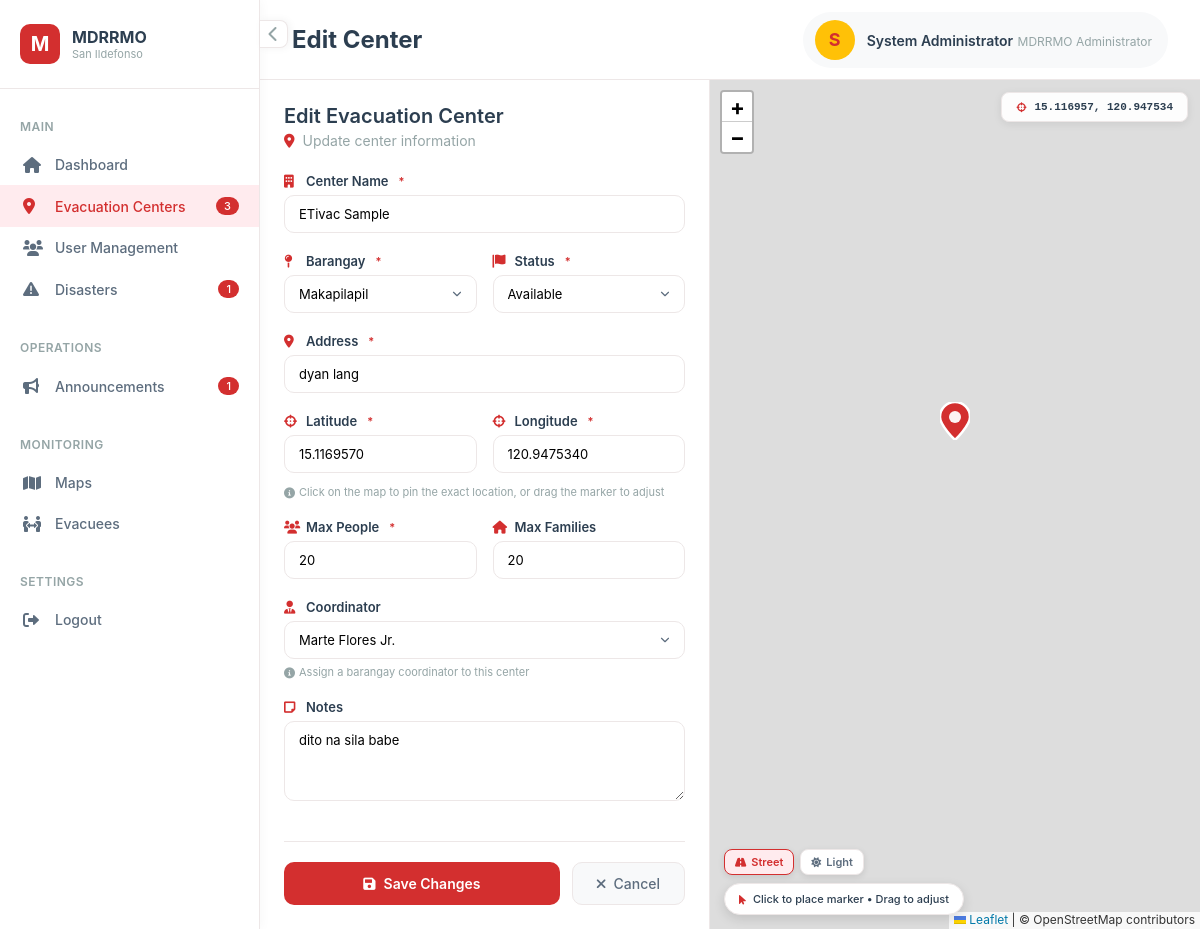
/admin/center_edit.php?id=2 (signed in), run on the app's committed database.
### tables this page shows
CREATE TABLE `users` (
  `id` int(10) UNSIGNED NOT NULL,
  `first_name` varchar(80) NOT NULL DEFAULT '',
  `last_name` varchar(80) NOT NULL DEFAULT '',
  `middle_name` varchar(80) DEFAULT NULL,
  `suffix` varchar(20) DEFAULT NULL,
  `full_name` varchar(255) GENERATED ALWAYS AS (trim(concat_ws(' ',`first_name`,coalesce(nullif(`middle_name`,''),NULL),`last_name`,coalesce(nullif(`suffix`,''),NULL)))) VIRTUAL,
  `email` varchar(150) NOT NULL,
  `contact_number` varchar(20) DEFAULT NULL,
  `birthday` date DEFAULT NULL COMMENT 'Date of birth — used to auto-compute age',
  `sex` enum('male','female','prefer_not_to_say') DEFAULT NULL COMMENT 'Biological sex of account owner',
  `password_hash` varchar(255) NOT NULL,
  `role` enum('citizen','admin','coordinator') NOT NULL DEFAULT 'citizen',
  `barangay_id` int(10) UNSIGNED NOT NULL,
  `house_number` varchar(50) NOT NULL,
  `is_email_verified` tinyint(1) NOT NULL DEFAULT 0,
  `otp_code_hash` varchar(255) DEFAULT NULL,
  `otp_expires_at` datetime DEFAULT NULL,
  `device_token` varchar(255) DEFAULT NULL,
  `device_fingerprint` varchar(255) DEFAULT NULL,
  `device_registered_at` datetime DEFAULT NULL,
  `is_device_trusted` tinyint(1) NOT NULL DEFAULT 0,
  `is_active` tinyint(1) NOT NULL DEFAULT 1,
  `created_at` datetime NOT NULL DEFAULT current_timestamp(),
  `updated_at` datetime NOT NULL DEFAULT current_timestamp() ON UPDATE current_timestamp()
);

CREATE TABLE `evacuation_centers` (
  `id` int(10) UNSIGNED NOT NULL,
  `name` varchar(150) NOT NULL,
  `barangay_id` int(10) UNSIGNED NOT NULL,
  `address` varchar(255) NOT NULL,
  `lat` decimal(10,7) NOT NULL,
  `lng` decimal(10,7) NOT NULL,
  `max_capacity_people` int(10) UNSIGNED NOT NULL,
  `max_capacity_families` int(10) UNSIGNED DEFAULT 0,
  `status` enum('available','near_capacity','full','temp_shelter','closed') NOT NULL DEFAULT 'available',
  `coordinator_user_id` int(10) UNSIGNED DEFAULT NULL,
  `notes` text DEFAULT NULL,
  `created_at` datetime NOT NULL DEFAULT current_timestamp(),
  `updated_at` datetime NOT NULL DEFAULT current_timestamp() ON UPDATE current_timestamp()
);

CREATE TABLE `barangays` (
  `id` int(10) UNSIGNED NOT NULL,
  `name` varchar(100) NOT NULL,
  `municipality` varchar(100) NOT NULL DEFAULT 'San Ildefonso',
  `province` varchar(100) NOT NULL DEFAULT 'Bulacan',
  `center_lat` decimal(10,7) DEFAULT NULL,
  `center_lng` decimal(10,7) DEFAULT NULL,
  `boundary_polygon` longtext DEFAULT NULL CHECK (json_valid(`boundary_polygon`)),
  `is_active` tinyint(1) NOT NULL DEFAULT 1
);

### pages/session.php (called while the page is built, shortened)
<?php
function current_user(): ?array
{
    static $cached = null;
    if ($cached !== null) {
        return $cached;
    }
    $pdo = db();
    $stmt = $pdo->prepare('SELECT u.*, b.name AS barangay_name, b.municipality, b.province
                           FROM users u
                           JOIN barangays b ON b.id = u.barangay_id
                           WHERE u.id = ? AND u.is_active = 1');
    $stmt->execute([$_SESSION['user_id']]);
    $cached = $stmt->fetch() ?: null;
    return $cached;
}
function require_login(?string $role = null): void
{
    $user = current_user();
}

### admin/center_edit.php (the view, shortened to what this page needs)
<?php
require_once __DIR__ . '/../pages/session.php';
require_login('admin');
$pdo  = db();
$user = current_user();
$id = isset($_GET['id']) ? (int)$_GET['id'] : 0;
$barangays = $pdo->query("SELECT id, name FROM barangays WHERE is_active = 1 ORDER BY name")->fetchAll();
$coordinators = $pdo->query("SELECT id, full_name FROM users WHERE role = 'coordinator' AND is_active = 1 ORDER BY full_name")->fetchAll();
$center = null;
if ($id) {
    $stmt = $pdo->prepare("SELECT * FROM evacuation_centers WHERE id = ?");
    $stmt->execute([$id]);
    $center = $stmt->fetch();
}
$_badgeCenters       = (int)$pdo->query("SELECT COUNT(*) FROM evacuation_centers")->fetchColumn();
$_badgeOngoing       = (int)$pdo->query("SELECT COUNT(*) FROM disasters WHERE status = 'ongoing'")->fetchColumn();
$_badgeAnnouncements = (int)$pdo->query("SELECT COUNT(*) FROM announcements")->fetchColumn();
?>
<!DOCTYPE html>
<html lang="en">
<head>
    <link rel="stylesheet" href="../asset/css/admin_center_edit.css"/>
    <link rel="stylesheet" href="https://cdnjs.cloudflare.com/ajax/libs/font-awesome/6.0.0/css/all.min.css" />
    <link rel="stylesheet" href="https://unpkg.com/leaflet@1.9.4/dist/leaflet.css"/>
</head>
<body>
<div class="app-wrapper">
    <div class="sidebar-toggle-btn" id="sidebarToggleBtn">
        <i class="fas fa-chevron-left"></i>
    </div>
    <aside class="sidebar" id="sidebar">
        <div class="sidebar-header">
            <div class="sidebar-logo">
                <div class="logo-image">
                </div>
                <div class="logo-text">
                    <h3>MDRRMO</h3>
                    <p>San Ildefonso</p>
                </div>
            </div>
        </div>
        <div class="sidebar-content">
            <div class="sidebar-section">
                <div class="sidebar-section-title">Main</div>
                <ul class="sidebar-menu">
                    <li><a href="index.php"     class="sidebar-link"><i class="fas fa-home"></i><span>Dashboard</span></a></li>
                    <li><a href="centers.php"   class="sidebar-link active"><i class="fas fa-map-marker-alt"></i><span>Evacuation Centers</span> <?php if($_badgeCenters > 0): ?><span class="sidebar-badge"><?php echo $_badgeCenters; ?></span><?php endif; ?></a></li>
                    <li><a href="users.php"     class="sidebar-link"><i class="fas fa-users"></i><span>User Management</span></a></li>
                    <li><a href="disasters.php" class="sidebar-link"><i class="fas fa-exclamation-triangle"></i><span>Disasters</span><?php if($_badgeOngoing > 0): ?><span class="sidebar-badge"><?php echo $_badgeOngoing; ?></span><?php endif; ?></a></li>
                </ul>
            </div>
            <div class="sidebar-section">
                <div class="sidebar-section-title">Operations</div>
                <ul class="sidebar-menu">
                    <li><a href="announcements.php" class="sidebar-link"><i class="fas fa-bullhorn"></i><span>Announcements</span><?php if($_badgeAnnouncements > 0): ?><span class="sidebar-badge"><?php echo $_badgeAnnouncements; ?></span><?php endif; ?></a></li>
                </ul>
            </div>
            <div class="sidebar-section">
                <div class="sidebar-section-title">Monitoring</div>
                <ul class="sidebar-menu">
                    <li><a href="maps.php"     class="sidebar-link"><i class="fas fa-map"></i><span>Maps</span></a></li>
                    <li><a href="evacuees.php" class="sidebar-link"><i class="fas fa-people-arrows"></i><span>Evacuees</span> </a></li>
                </ul>
            </div>
            <div class="sidebar-section">
                <div class="sidebar-section-title">Settings</div>
                <ul class="sidebar-menu">
                    <li><a href="../pages/logout.php" class="sidebar-link"><i class="fas fa-sign-out-alt"></i><span>Logout</span></a></li>
                </ul>
            </div>
        </div>
    </aside>
    <main class="main-content" id="mainContent">
        <div class="top-nav">
            <div class="page-title">
                <h1><?= $id ? 'Edit Center' : 'New Center' ?></h1>
            </div>
            <div class="user-menu">
                <div class="user-profile">
                    <div class="user-avatar"><?= strtoupper(substr($user['full_name'] ?? 'A', 0, 1)) ?></div>
                    <div class="user-info">
                        <span class="user-name"><?= htmlspecialchars($user['full_name'] ?? 'Admin') ?></span>
                        <span class="user-role">MDRRMO Administrator</span>
                    </div>
                </div>
            </div>
        </div>
        <div class="split-screen">
            <div class="form-panel">
                <div class="form-panel-content">
                    <div class="form-header">
                        <h2><?= $id ? 'Edit Evacuation Center' : 'Add New Evacuation Center' ?></h2>
                        <p>
                            <i class="fas fa-map-marker-alt" style="color:var(--primary-red)"></i>
                            <?= $id ? 'Update center information' : 'Register a new evacuation center' ?>
                        </p>
                    </div>
                    <form method="post" class="form">
                        <div class="form-group">
                            <label class="form-label"><i class="fas fa-building"></i> Center Name <span class="form-required">*</span></label>
                            <input type="text" name="name" required class="form-control"
                                   placeholder="e.g., San Juan Elementary School"
                                   value="<?= htmlspecialchars($_POST['name'] ?? ($center['name'] ?? '')) ?>">
                        </div>
                        <div class="form-row">
                            <div class="form-group">
                                <label class="form-label"><i class="fas fa-map-pin"></i> Barangay <span class="form-required">*</span></label>
                                <?php $selectedBarangay = $_POST['barangay_id'] ?? ($center['barangay_id'] ?? ''); ?>
                                <select name="barangay_id" required class="form-control">
                                    <?php foreach ($barangays as $b): ?>
                                        <option value="<?= (int)$b['id'] ?>" <?= (string)$selectedBarangay === (string)$b['id'] ? 'selected' : '' ?>>
                                            <?= htmlspecialchars($b['name']) ?>
                                        </option>
                                    <?php endforeach; ?>
                                </select>
                            </div>
                            <div class="form-group">
                                <label class="form-label"><i class="fas fa-flag"></i> Status <span class="form-required">*</span></label>
                                <?php $selectedStatus = $_POST['status'] ?? ($center['status'] ?? 'available'); ?>
                                <select name="status" class="form-control">
                                    <?php foreach (['available','near_capacity','full','temp_shelter','closed'] as $s): ?>
                                        <option value="<?= $s ?>" <?= $selectedStatus === $s ? 'selected' : '' ?>>
                                            <?= ucfirst(str_replace('_', ' ', $s)) ?>
                                        </option>
                                    <?php endforeach; ?>
                                </select>
                            </div>
                        </div>
                        <div class="form-group">
                            <label class="form-label"><i class="fas fa-map-marker-alt"></i> Address <span class="form-required">*</span></label>
                            <input type="text" name="address" required class="form-control"
                                   placeholder="Street address, landmarks"
                                   value="<?= htmlspecialchars($_POST['address'] ?? ($center['address'] ?? '')) ?>">
                        </div>
                        <div class="form-row">
                            <div class="form-group">
                                <label class="form-label"><i class="fas fa-crosshairs"></i> Latitude <span class="form-required">*</span></label>
                                <input type="text" name="lat" id="inputLat" required class="form-control"
                                       placeholder="e.g., 15.0828"
                                       value="<?= htmlspecialchars($_POST['lat'] ?? ($center['lat'] ?? '')) ?>">
                            </div>
                            <div class="form-group">
                                <label class="form-label"><i class="fas fa-crosshairs"></i> Longitude <span class="form-required">*</span></label>
                                <input type="text" name="lng" id="inputLng" required class="form-control"
                                       placeholder="e.g., 120.9417"
                                       value="<?= htmlspecialchars($_POST['lng'] ?? ($center['lng'] ?? '')) ?>">
                            </div>
                        </div>
                        <div class="form-hint" style="margin-top:-8px">
                            <i class="fas fa-info-circle"></i>
                            Click on the map to pin the exact location, or drag the marker to adjust
                        </div>
                        <div class="form-row">
                            <div class="form-group">
                                <label class="form-label"><i class="fas fa-users"></i> Max People <span class="form-required">*</span></label>
                                <input type="number" name="max_capacity_people" min="1" required class="form-control"
                                       value="<?= htmlspecialchars($_POST['max_capacity_people'] ?? ($center['max_capacity_people'] ?? '0')) ?>">
                            </div>
                            <div class="form-group">
                                <label class="form-label"><i class="fas fa-home"></i> Max Families</label>
                                <input type="number" name="max_capacity_families" min="0" class="form-control"
                                       value="<?= htmlspecialchars($_POST['max_capacity_families'] ?? ($center['max_capacity_families'] ?? '0')) ?>">
                            </div>
                        </div>
                        <div class="form-group">
                            <label class="form-label"><i class="fas fa-user-tie"></i> Coordinator</label>
                            <?php $selectedCoord = $_POST['coordinator_user_id'] ?? ($center['coordinator_user_id'] ?? ''); ?>
                            <select name="coordinator_user_id" class="form-control">
                                <?php foreach ($coordinators as $c): ?>
                                    <option value="<?= (int)$c['id'] ?>" <?= (string)$selectedCoord === (string)$c['id'] ? 'selected' : '' ?>>
                                        <?= htmlspecialchars($c['full_name']) ?>
                                    </option>
                                <?php endforeach; ?>
                            </select>
                            <div class="form-hint"><i class="fas fa-info-circle"></i> Assign a barangay coordinator to this center</div>
                        </div>
                        <div class="form-group">
                            <label class="form-label"><i class="fas fa-sticky-note"></i> Notes</label>
                            <textarea name="notes" rows="3" class="form-control"
                                      placeholder="Additional information, nearby landmarks, facilities..."><?= htmlspecialchars($_POST['notes'] ?? ($center['notes'] ?? '')) ?></textarea>
                        </div>
                        <div class="form-actions">
                            <button type="submit" class="btn-primary">
                                <i class="fas fa-save"></i> <?= $id ? 'Save Changes' : 'Create Center' ?>
                            </button>
                            <a href="centers.php" class="btn-secondary">
                                <i class="fas fa-times"></i> Cancel
                            </a>
                        </div>
                    </form>
                </div>
            </div>
            <div class="map-panel">
                <div id="map"></div>
                <div class="map-layer-switcher">
                    <button class="layer-btn active" id="layerStreet" onclick="switchLayer('street')"><i class="fas fa-road"></i> Street</button>
                    <button class="layer-btn"        id="layerLight"  onclick="switchLayer('light')"> <i class="fas fa-sun"></i>  Light</button>
                </div>
                <div class="map-hint">
                    <i class="fas fa-mouse-pointer"></i> Click to place marker &bull; Drag to adjust
                </div>
                <div class="map-coords" id="coordsBadge">
                    <i class="fas fa-crosshairs"></i>
                    <span id="coordsText">—</span>
                </div>
            </div>
        </div>
    </main>
</div>
</body>
</html>

### data on the page
users: full_name "S", full_name "System Administrator"
evacuation_centers: name "ETivac Sample", barangay_id "Makapilapil", status "Available", address "dyan lang", lat "15.1169570", lng "120.9475340", max_capacity_people "20", max_capacity_families "20", coordinator_user_id "Marte Flores Jr.", notes "dito na sila babe"

### other printed values
$_badgeCenters "3"
$_badgeOngoing "1"
$_badgeAnnouncements "1"
